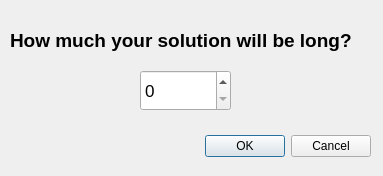
<?xml version="1.0" encoding="UTF-8"?>
<ui version="4.0">
 <class>MaxLengthConstraintDialog</class>
 <widget class="QDialog" name="MaxLengthConstraintDialog">
  <property name="geometry">
   <rect>
    <x>0</x>
    <y>0</y>
    <width>383</width>
    <height>176</height>
   </rect>
  </property>
  <property name="windowTitle">
   <string>Dialog</string>
  </property>
  <widget class="QDialogButtonBox" name="buttonBox">
   <property name="geometry">
    <rect>
     <x>30</x>
     <y>130</y>
     <width>341</width>
     <height>32</height>
    </rect>
   </property>
   <property name="orientation">
    <enum>Qt::Horizontal</enum>
   </property>
   <property name="standardButtons">
    <set>QDialogButtonBox::Cancel|QDialogButtonBox::Ok</set>
   </property>
  </widget>
  <widget class="QLabel" name="label">
   <property name="geometry">
    <rect>
     <x>10</x>
     <y>20</y>
     <width>371</width>
     <height>41</height>
    </rect>
   </property>
   <property name="font">
    <font>
     <pointsize>14</pointsize>
     <weight>75</weight>
     <bold>true</bold>
    </font>
   </property>
   <property name="text">
    <string>How much your solution will be long?</string>
   </property>
  </widget>
  <widget class="QSpinBox" name="spinBox">
   <property name="geometry">
    <rect>
     <x>140</x>
     <y>70</y>
     <width>91</width>
     <height>41</height>
    </rect>
   </property>
   <property name="font">
    <font>
     <pointsize>13</pointsize>
    </font>
   </property>
   <property name="minimum">
    <number>0</number>
   </property>
  </widget>
 </widget>
 <resources/>
 <connections>
  <connection>
   <sender>buttonBox</sender>
   <signal>accepted()</signal>
   <receiver>MaxLengthConstraintDialog</receiver>
   <slot>accept()</slot>
   <hints>
    <hint type="sourcelabel">
     <x>248</x>
     <y>254</y>
    </hint>
    <hint type="destinationlabel">
     <x>157</x>
     <y>274</y>
    </hint>
   </hints>
  </connection>
  <connection>
   <sender>buttonBox</sender>
   <signal>rejected()</signal>
   <receiver>MaxLengthConstraintDialog</receiver>
   <slot>reject()</slot>
   <hints>
    <hint type="sourcelabel">
     <x>316</x>
     <y>260</y>
    </hint>
    <hint type="destinationlabel">
     <x>286</x>
     <y>274</y>
    </hint>
   </hints>
  </connection>
 </connections>
</ui>
